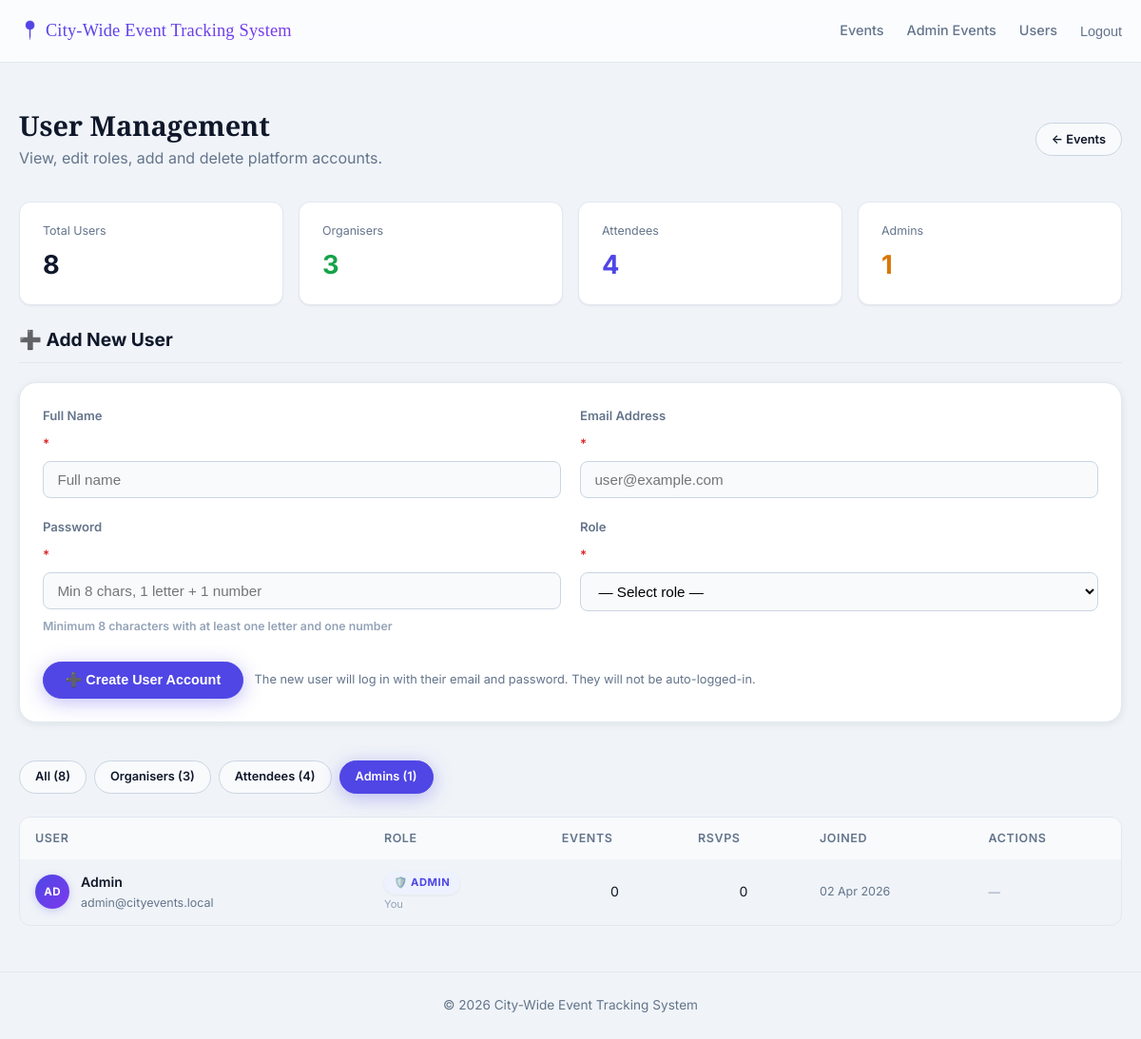
/index.php?page=admin_users&role=admin (signed in), run on the app's committed database.
### tables this page shows
CREATE TABLE users (
    id INT UNSIGNED AUTO_INCREMENT PRIMARY KEY,
    name VARCHAR(100) NOT NULL,
    email VARCHAR(150) NOT NULL UNIQUE,
    password_hash VARCHAR(255) NOT NULL,
    role ENUM('attendee', 'organizer', 'admin') NOT NULL DEFAULT 'attendee',
    created_at DATETIME NOT NULL DEFAULT CURRENT_TIMESTAMP
);

### public/index.php (called while the page is built, shortened)
<?php
require __DIR__ . '/../includes/session.php';
require __DIR__ . '/../includes/helpers.php';
require __DIR__ . '/../config/routes.php';
$page = $_GET['page'] ?? 'event_feed';
$viewFile = $routes[$page] ?? null;
require __DIR__ . '/../views/layout/header.php';
require $viewFile;
require __DIR__ . '/../views/layout/footer.php';

### includes/helpers.php (called while the page is built, shortened)
<?php
function e(?string $value): string
{
    return htmlspecialchars($value ?? '', ENT_QUOTES, 'UTF-8');
}
function url_for(string $page, array $params = []): string
{
    $params = array_merge(['page' => $page], array_filter($params, static fn($v) => $v !== null));
    $query = http_build_query($params);
    return BASE_URL . 'index.php' . ($query ? '?' . $query : '');
}

### models/UserModel.php (called while the page is built, shortened)
<?php
function user_get_all(?string $roleFilter = null): array
{
    $pdo = get_pdo();
    $where = $roleFilter ? " WHERE u.role = :role" : '';
    $stmt = $pdo->prepare(
        "SELECT u.id, u.name, u.email, u.role, u.created_at,
                (SELECT COUNT(*) FROM events e WHERE e.organizer_id = u.id) AS event_count,
                (SELECT COUNT(*) FROM rsvps r WHERE r.user_id = u.id) AS rsvp_count
         FROM users u{$where}
         ORDER BY u.created_at DESC"
    );
    $params = $roleFilter ? [':role' => $roleFilter] : [];
    $stmt->execute($params);
    return $stmt->fetchAll();
}
function user_count_by_role(): array
{
    $pdo = get_pdo();
    $stmt = $pdo->query("SELECT role, COUNT(*) AS c FROM users GROUP BY role");
    $result = ['admin' => 0, 'organizer' => 0, 'attendee' => 0, 'total' => 0];
    foreach ($stmt->fetchAll() as $row) {
        $result[$row['role']] = (int) $row['c'];
        $result['total'] += (int) $row['c'];
    }
    return $result;
}

### includes/session.php (called while the page is built, shortened)
<?php
function current_user_id(): ?int
{
    return isset($_SESSION['user_id']) ? (int) $_SESSION['user_id'] : null;
}

### views/pages/admin_users.php (the view, shortened to what this page needs)
<?php
require_once __DIR__ . '/../../includes/helpers.php';
require_once __DIR__ . '/../../includes/session.php';
require_once __DIR__ . '/../../models/UserModel.php';
$roleFilter = isset($_GET['role']) && in_array($_GET['role'], ['admin', 'organizer', 'attendee'], true)
    ? $_GET['role'] : null;
$users   = user_get_all($roleFilter);
$counts  = user_count_by_role();
$actorId = current_user_id() ?? 0;
$roleLabels = ['admin' => '🛡️ Admin', 'organizer' => '📋 Organiser', 'attendee' => '👤 Attendee'];
$addOld    = $_SESSION['old_input']['add_user'] ?? [];
$addErrors = $_SESSION['validation_errors'] ?? [];
function add_err_class(string $field, array $errors): string
{
    return isset($errors[$field]) ? ' input-error' : '';
}
?>
<div class="dashboard-header">
    <div>
        <h1 style="font-family:var(--font-display);font-size:1.8rem;">User Management</h1>
        <p style="color:var(--color-text-muted);margin-top:var(--sp-1);">View, edit roles, add and delete platform accounts.</p>
    </div>
    <div style="display:flex;gap:var(--sp-3);">
        <a href="<?= e(url_for('admin_events')) ?>" class="button subtle sm">← Events</a>
    </div>
</div>
<div class="stat-row">
    <div class="stat-box">
        <div class="stat-label">Total Users</div>
        <div class="stat-value"><?= $counts['total'] ?></div>
    </div>
    <div class="stat-box">
        <div class="stat-label">Organisers</div>
        <div class="stat-value" style="color:var(--color-success)"><?= $counts['organizer'] ?></div>
    </div>
    <div class="stat-box">
        <div class="stat-label">Attendees</div>
        <div class="stat-value" style="color:var(--color-primary)"><?= $counts['attendee'] ?></div>
    </div>
    <div class="stat-box">
        <div class="stat-label">Admins</div>
        <div class="stat-value" style="color:var(--color-warning)"><?= $counts['admin'] ?></div>
    </div>
</div>
<section class="dashboard-section" id="add-user">
    <h2>➕ Add New User</h2>
    <div class="card">
        <form action="<?= e(BASE_URL . 'actions/admin/add_user.php') ?>" method="post"
              class="auth-form validated-form" id="addUserForm" novalidate>
            <div style="display:grid;grid-template-columns:1fr 1fr;gap:var(--sp-5);" class="form-two-col">
                <label>
                    Full Name <span style="color:var(--color-danger)">*</span>
                    <input type="text" name="name" id="adduser_name" maxlength="100" required
                           placeholder="Full name"
                           value="<?= htmlspecialchars($addOld['name'] ?? '', ENT_QUOTES, 'UTF-8') ?>"
                           class="<?= add_err_class('name', $addErrors) ?: add_err_class('name_len', $addErrors) ?>">
                </label>
                <label>
                    Email Address <span style="color:var(--color-danger)">*</span>
                    <input type="email" name="email" id="adduser_email" maxlength="150" required
                           placeholder="user@example.com"
                           value="<?= htmlspecialchars($addOld['email'] ?? '', ENT_QUOTES, 'UTF-8') ?>"
                           class="<?= add_err_class('email', $addErrors) ?>">
                </label>
                <label>
                    Password <span style="color:var(--color-danger)">*</span>
                    <input type="password" name="password" id="adduser_password" required
                           placeholder="Min 8 chars, 1 letter + 1 number"
                           autocomplete="new-password"
                           class="<?= add_err_class('password', $addErrors) ?>">
                    <small class="input-hint">Minimum 8 characters with at least one letter and one number</small>
                </label>
                <label>
                    Role <span style="color:var(--color-danger)">*</span>
                    <select name="role" id="adduser_role" required
                            class="<?= add_err_class('role', $addErrors) ?>">
                        <option value="">— Select role —</option>
                    </select>
                </label>
            </div>
            <div style="display:flex;gap:var(--sp-3);align-items:center;flex-wrap:wrap;margin-top:var(--sp-2);">
                <button type="submit" class="button primary" id="addUserBtn">
                    ➕ Create User Account
                </button>
                <span style="font-size:.8rem;color:var(--color-text-muted)">
                    The new user will log in with their email and password. They will not be auto-logged-in.
                </span>
            </div>
        </form>
    </div>
</section>
<div style="display:flex;gap:var(--sp-2);margin-bottom:var(--sp-6);flex-wrap:wrap;">
    <a href="<?= e(url_for('admin_users')) ?>"
       class="button sm <?= $roleFilter === null ? 'primary' : 'subtle' ?>">All (<?= $counts['total'] ?>)</a>
    <?php foreach (['organizer' => 'Organisers', 'attendee' => 'Attendees', 'admin' => 'Admins'] as $r => $label): ?>
        <a href="<?= e(url_for('admin_users', ['role' => $r])) ?>"
           class="button sm <?= $roleFilter === $r ? 'primary' : 'subtle' ?>"><?= $label ?> (<?= $counts[$r] ?>)</a>
    <?php endforeach; ?>
</div>
<?php if (empty($users)): ?>
    <div class="empty-state" style="padding:var(--sp-8) 0">
        <div class="empty-icon">👥</div>
        <h3>No users found</h3>
    </div>
<?php else: ?>
<div class="table-wrap">
    <table>
        <thead>
            <tr>
                <th>User</th>
                <th>Role</th>
                <th>Events</th>
                <th>RSVPs</th>
                <th>Joined</th>
                <th>Actions</th>
            </tr>
        </thead>
        <tbody>
            <?php foreach ($users as $u): ?>
                <?php $isSelf = (int)$u['id'] === $actorId; ?>
                <tr>
                    <td>
                        <div style="display:flex;align-items:center;gap:var(--sp-3);">
                            <div class="avatar-circle" data-initials="<?= e(strtoupper(mb_substr($u['name'], 0, 2))) ?>">
                                <?= e(strtoupper(mb_substr($u['name'], 0, 2))) ?>
                            </div>
                            <div>
                                <div style="font-weight:600;font-size:.88rem;"><?= e($u['name']) ?></div>
                                <div style="font-size:.78rem;color:var(--color-text-muted);"><?= e($u['email']) ?></div>
                            </div>
                        </div>
                    </td>
                    <td>
                        <?php if ($isSelf): ?>
                            <span class="badge badge-approved"><?= $roleLabels[$u['role']] ?? $u['role'] ?></span>
                            <div style="font-size:.7rem;color:var(--color-text-light);margin-top:2px;">You</div>
                        <?php endif; ?>
                    </td>
                    <td style="font-size:.88rem;text-align:center;"><?= (int)$u['event_count'] ?></td>
                    <td style="font-size:.88rem;text-align:center;"><?= (int)$u['rsvp_count'] ?></td>
                    <td style="font-size:.78rem;color:var(--color-text-muted);"><?= e(date('d M Y', strtotime($u['created_at']))) ?></td>
                    <td>
                        <?php if (!$isSelf): ?>
                            <form action="<?= e(BASE_URL . 'actions/admin/delete_user.php') ?>" method="post"
                                  onsubmit="return confirm('Delete <?= e($u['name']) ?>? This removes all their events, RSVPs, and comments.');">
                                <input type="hidden" name="csrf_token" value="<?= e(get_csrf_token()) ?>">
                                <input type="hidden" name="user_id" value="<?= (int)$u['id'] ?>">
                                <button type="submit" class="button danger sm">🗑 Delete</button>
                            </form>
                        <?php else: ?>
                            <span style="font-size:.78rem;color:var(--color-text-light);">—</span>
                        <?php endif; ?>
                    </td>
                </tr>
            <?php endforeach; ?>
        </tbody>
    </table>
</div>
<?php endif; ?>

### data on the page
users: name "AD", name "Admin", email "admin@cityevents.local", role "🛡️ ADMIN", event_count "0", rsvp_count "0", created_at "02 Apr 2026"

### other printed values
APP_NAME "City-Wide Event Tracking System"
$counts['total'] "8"
$counts['organizer'] "3"
$counts['attendee'] "4"
$counts['admin'] "1"
$label "Organisers"
$counts[$r] "3"
$label "Attendees"
$counts[$r] "4"
$label "Admins"
$counts[$r] "1"
